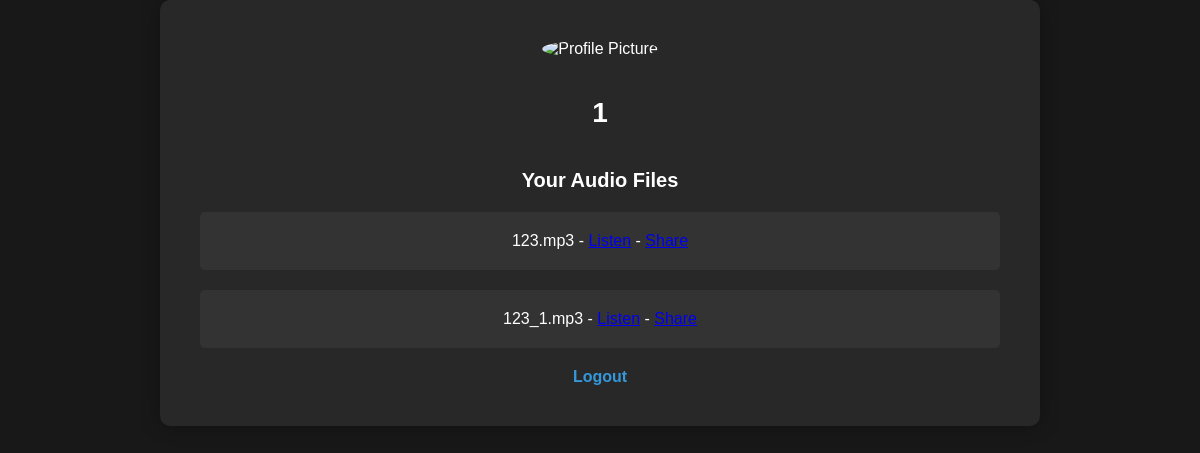
Page /profile (signed in) on the earlier database version.
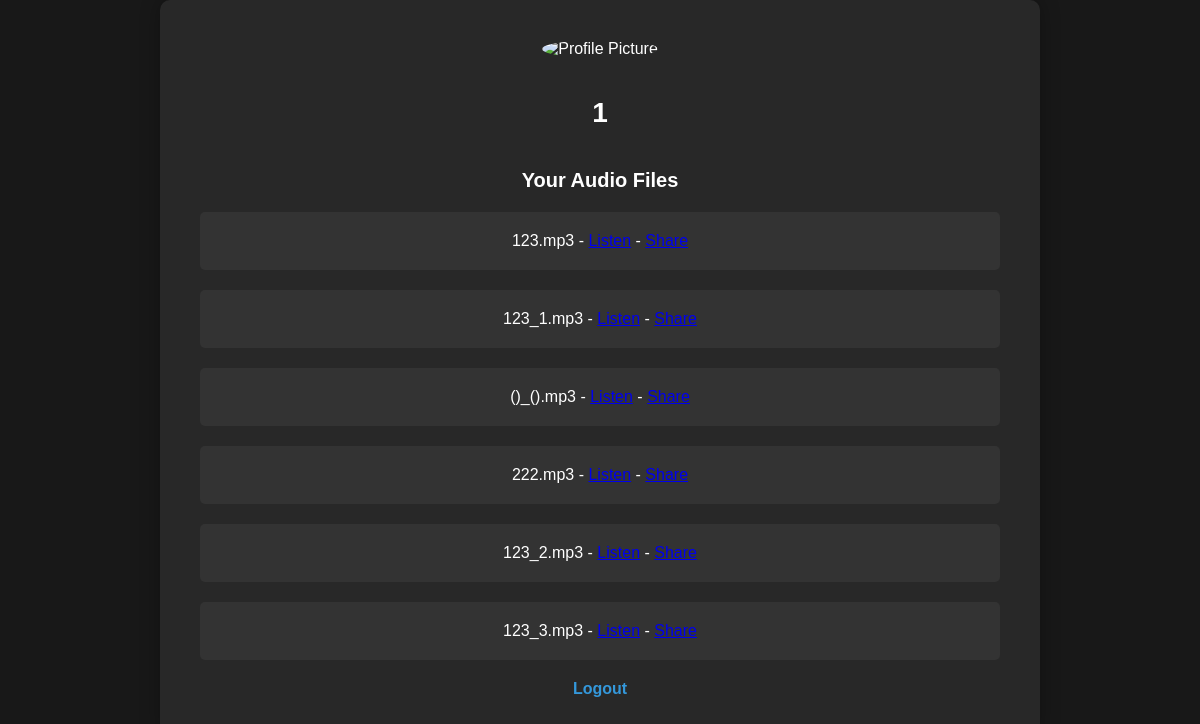
Same page on the later database version.
### app/models.py (models this page shows)
class AudioFile(db.Model):
    id = db.Column(db.Integer, primary_key=True)
    filename = db.Column(db.String(100), nullable=False)
    path = db.Column(db.String(255), nullable=False)
    public = db.Column(db.Boolean, default=False)
    user_id = db.Column(db.Integer, db.ForeignKey('user.id'), nullable=False)

### app/routes.py (the view)
@app.route('/profile')
@login_required
def profile():
    audio_files = AudioFile.query.filter_by(user_id=current_user.id).all()
    return render_template('profile.html', user=current_user, audio_files=audio_files)

### app/routes.py (called while the page is built)
@login_manager.user_loader
def load_user(user_id):
    return User.query.get(int(user_id))

### app/templates/profile.html (shortened to what this page needs)
<!DOCTYPE html>
<html lang="en">
<head>
    <link rel="stylesheet" type="text/css" href="static/profile_style.css">
</head>
<body>
    <div class="profile-container">
        <div class="profile-header">
            <img src="{{ url_for('static', filename='images/profile-picture.jpg') }}" alt="Profile Picture">
            <h1>{{ user.username }}</h1>
        </div>
        <div class="profile-content">
            <h2>Your Audio Files</h2>
            <ul>
                {% for audio_file in audio_files %}
                    <li>
                        {{ audio_file.filename }}
                        - <a href="{{ url_for('listen_audio',user_id=current_user.id, filename=audio_file.filename) }}">Listen</a>
                        - <a href="{{ url_for('share_audio',user_id=current_user.id, filename=audio_file.filename) }}">Share</a>
                    </li>
                {% endfor %}
            </ul>
        </div>
        <div class="profile-footer">
            <a href="{{ url_for('logout') }}">Logout</a>
        </div>
    </div>
</body>
</html>

Differences in the rows shown:
added AudioFile: filename "()_().mp3"
added AudioFile: filename "222.mp3"
added AudioFile: filename "123_2.mp3"
added AudioFile: filename "123_3.mp3"
